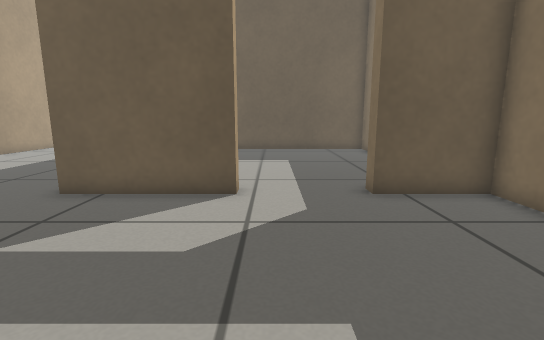
View 1 (above)

16 first-person views from a walk through a Gazebo world. The camera is 0.5 m above the floor, tilts 10° down and sees 85° across. The floor is counted in squares, 0.25 m on a side. Each view is taken from the middle of a square. On the plan, view 1 faces up. The plan holds only what a view shows up to about 17 squares ahead; the rest is blank.

View 2
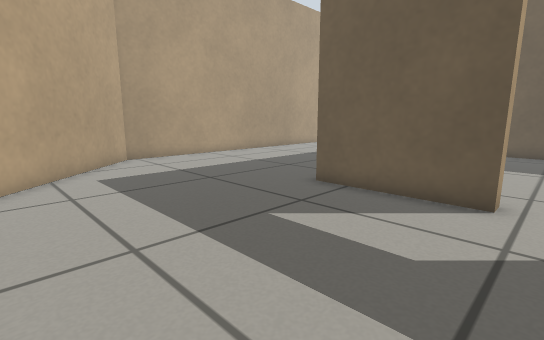

View 3
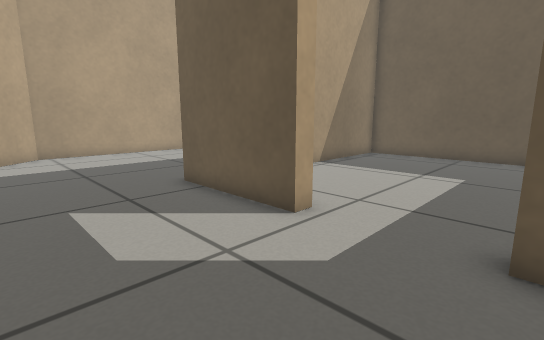

View 4
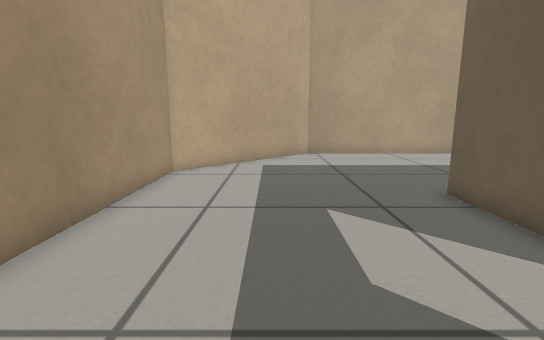

View 5
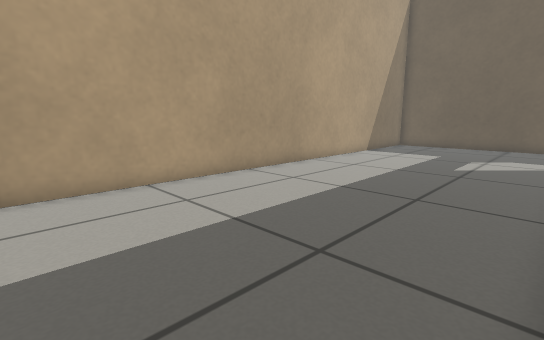

View 6
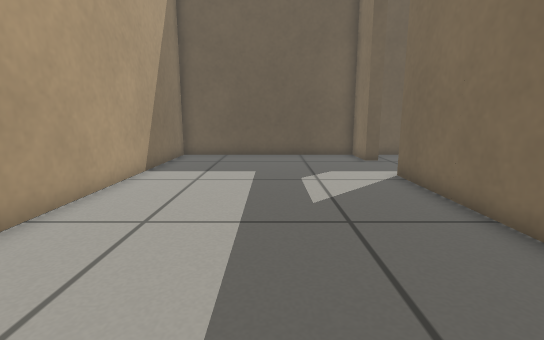

View 7
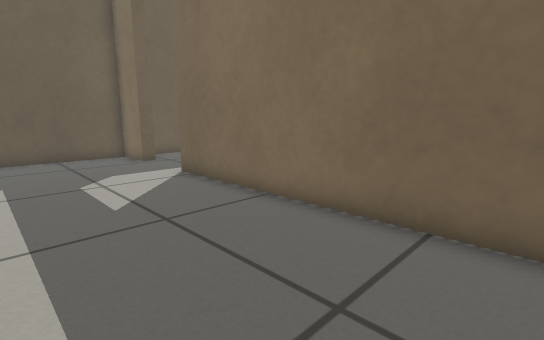

View 8
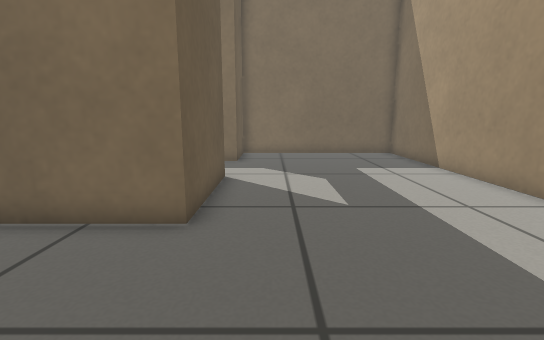

View 9
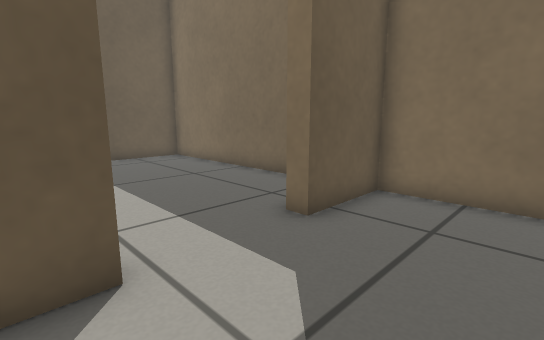

View 10
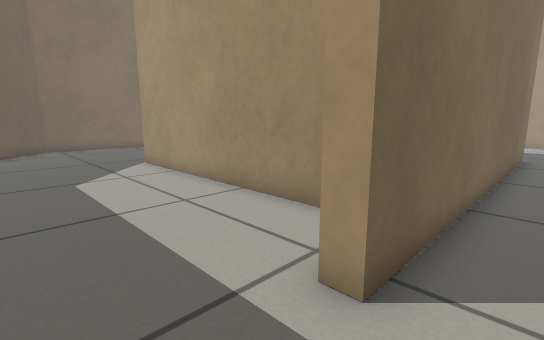

View 11
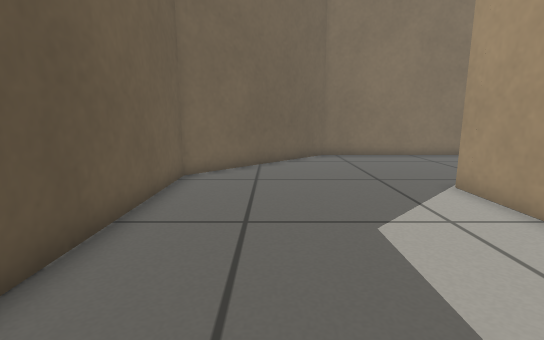

View 12
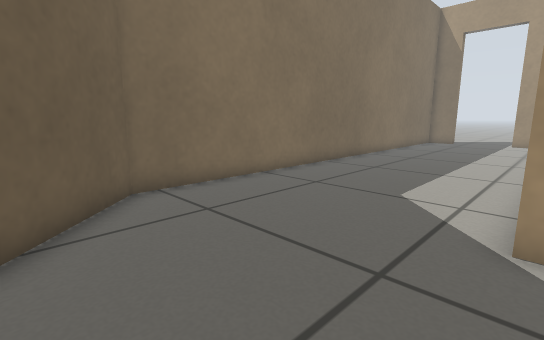

View 13
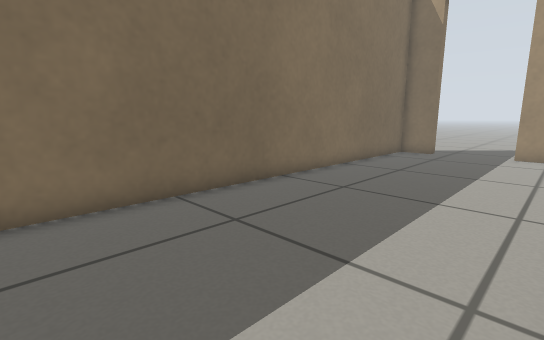

View 14
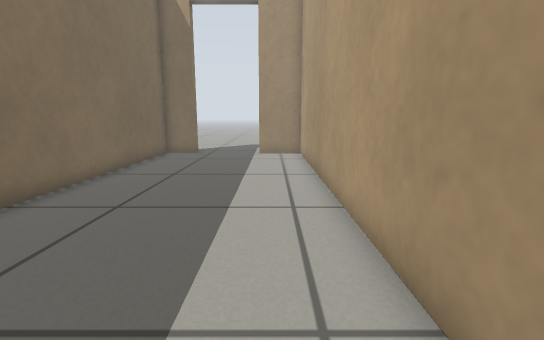

View 15
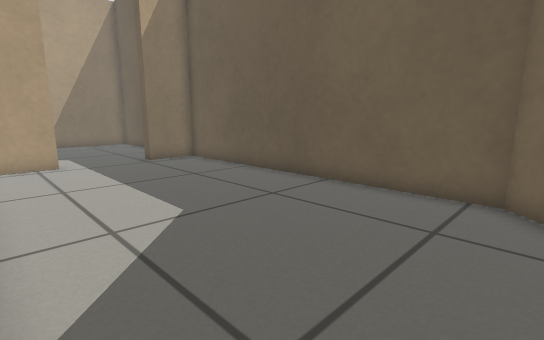

View 16
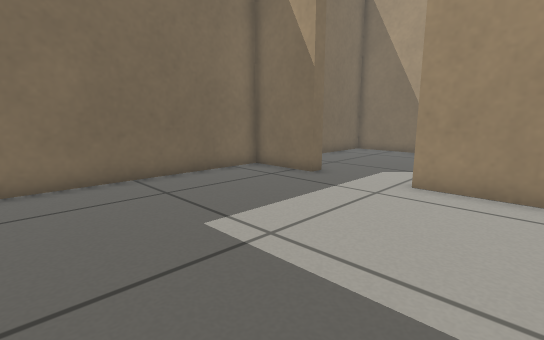

### Floor plan
Ten units are one square. View 1 is at (0, 0); x grows to the right and y downward. Boxes are objects, and circles mark ways between rooms. Rooms are numbered by the first view taken in them; rooms with no view inside come last. Other rooms are left out.
<svg viewBox="-153 -286 298 301">
<path fill="none" stroke="#000" d="M-9 -76 -56 -76 -56 -222M-56 -258 -56 -281 -148 -281 -148 -50 -90 7 58 7 58 -76 27 -76M64 -145 64 7 88 7M-33 -197 65 -197M-50 -222 -50 -205M123 7 140 7 140 -222 82 -281 -50 -281 -50 -258M27 -82 58 -82 58 -191 -50 -191 -50 -136M-37 -82 -9 -82"/>
<circle cx="-50" cy="-240" r="3" fill="#2a7"/>
<circle cx="5" cy="-80" r="3" fill="#2a7"/>
<text x="-70" y="-110">1</text>
<text x="70" y="-160">2</text>
<text x="0" y="-140">3</text>
</svg>
Room 1 opens to room 2. Room 1 opens to room 3.

Where each view was taken, in squares from view 1:
view 1: 0 up, 0 right, facing up
view 2: 0 up, 0 right, facing up-left
view 3: 3 up, 3 right, facing up-left
view 4: 3 up, 2 right, facing left
view 5: 6 up, 6 left, facing up-left
view 6: 12 up, 10 left, facing up
view 7: 12 up, 11 left, facing up-right
view 8: 6 up, 11 left, facing right
view 9: 4 up, 2 left, facing up-right
view 10: 25 up, 7 left, facing down-right
view 11: 25 up, 2 left, facing right
view 12: 25 up, 6 right, facing down-right
view 13: 17 up, 7 right, facing down-right
view 14: 16 up, 8 right, facing down
view 15: 20 up, 9 right, facing up-left
view 16: 17 up, 4 left, facing down-right
